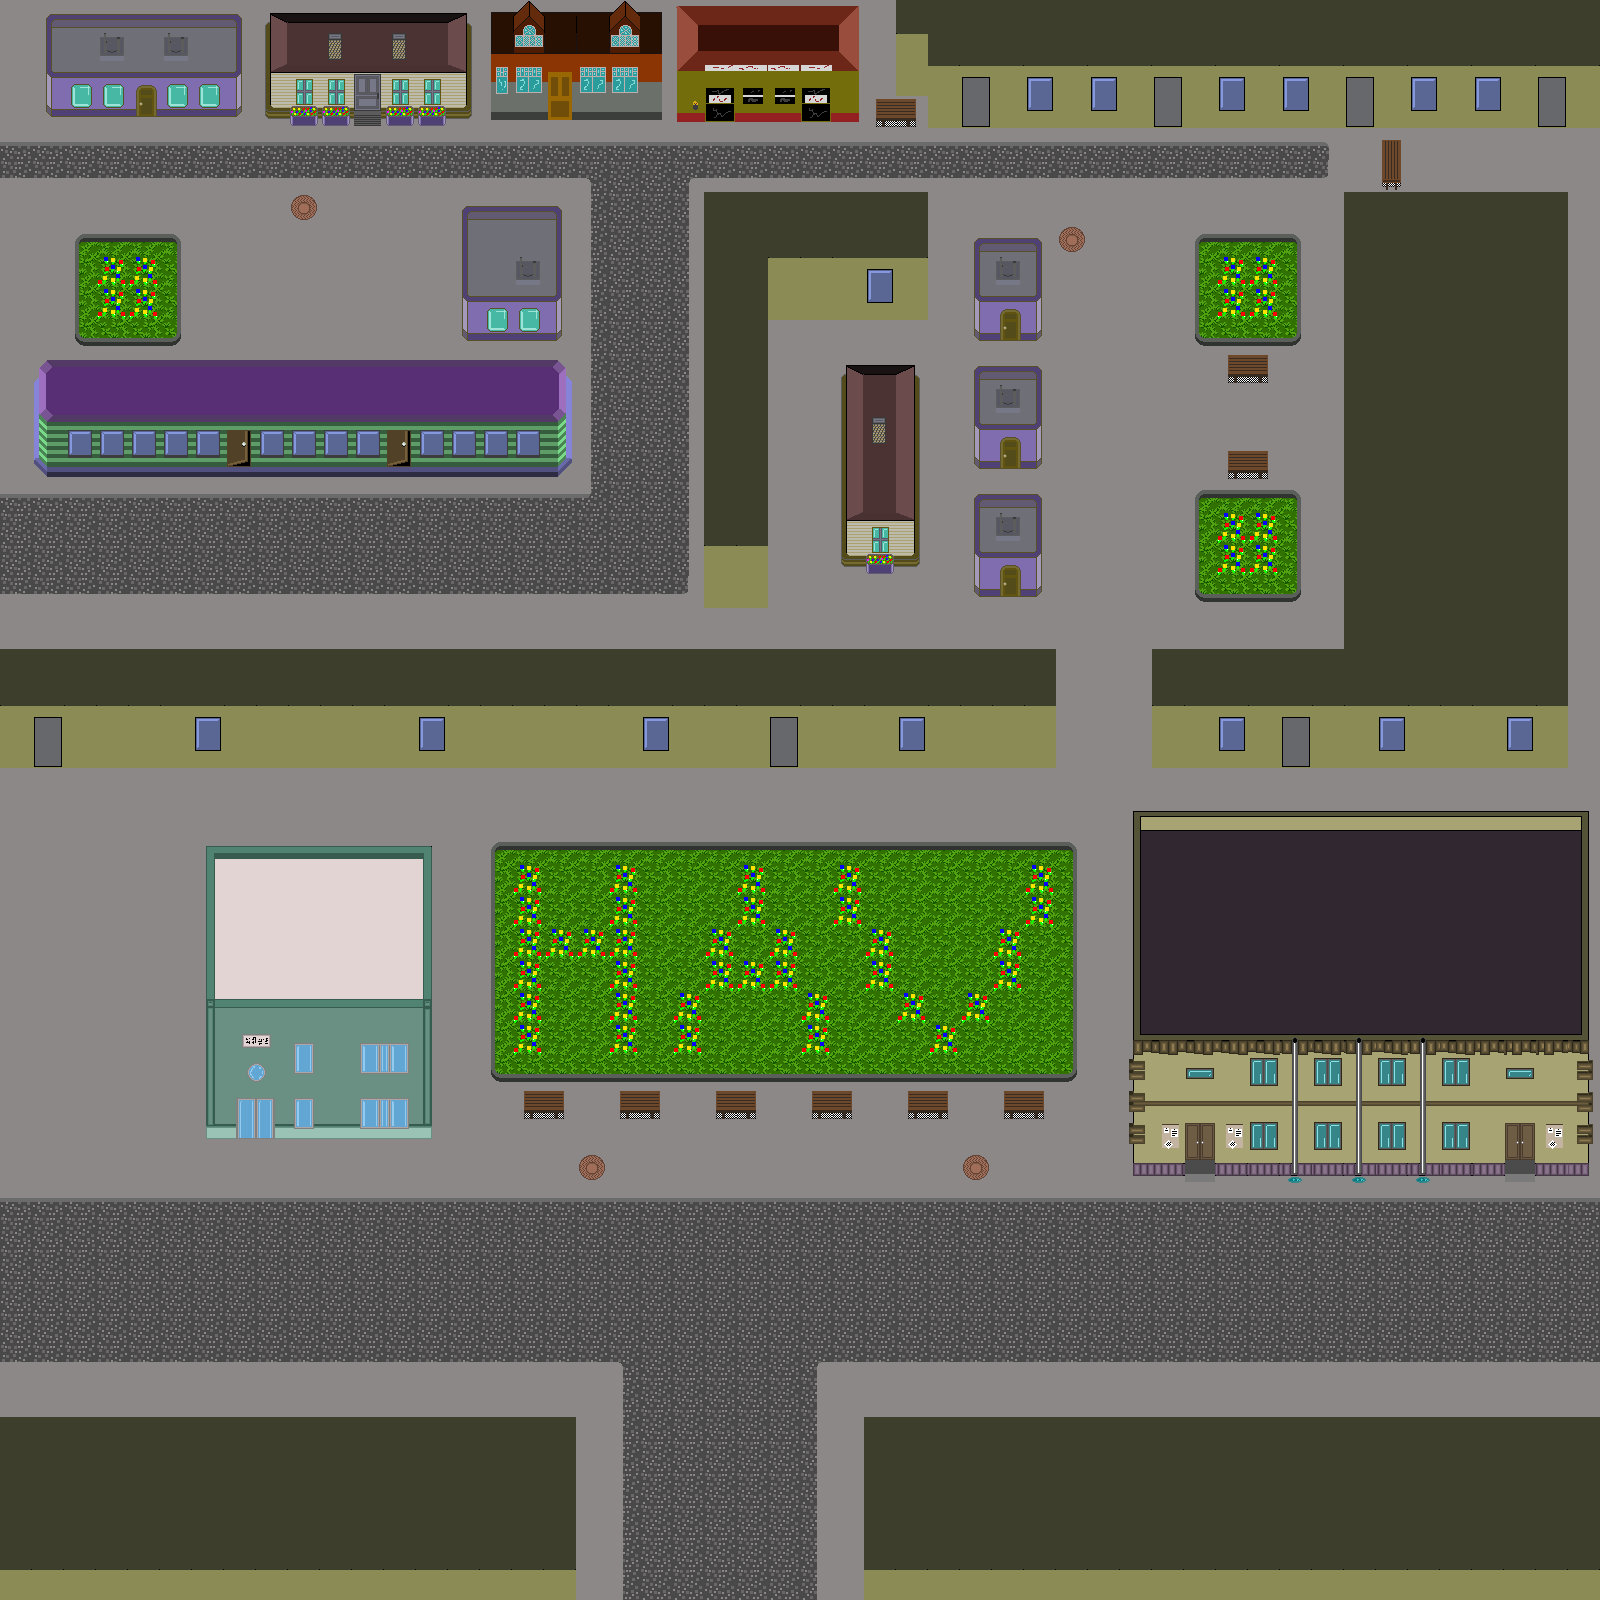

Rendered tile map (Tiled .tmx) drawn with the repository's tilesets; below, a short description and the map source with its tile grids summarised:
An orthogonal 50x50 tile map with 32x32 px tiles, 6 tile layers (floor, upper_floor, objects, animated_objects, ...), 3 tilesets.

<map version="1.0" orientation="orthogonal" renderorder="right-down" width="50" height="50" tilewidth="32" tileheight="32" nextobjectid="1">
 <tileset firstgid="1" name="city_floors" tilewidth="32" tileheight="32" tilecount="55" columns="5">
  <image source="../../images/stages/city_static/city_floors.png" width="160" height="352" />
 </tileset>
 <tileset firstgid="56" name="city_day_houses_small" tilewidth="32" tileheight="32" tilecount="96" columns="4">
  <image source="../../images/stages/city_static/city_day_houses_small.png" width="128" height="768" />
 </tileset>
 <tileset firstgid="152" name="city_day_houses_big" tilewidth="32" tileheight="32" tilecount="192" columns="8">
  <image source="../../images/stages/city_static/city_day_houses_big.png" width="256" height="768" />
 </tileset>
 <layer name="floor" width="50" height="50">
  <data>[2500 cells, 2500 non-empty, 2 distinct tile ids]</data>
 </layer>
 <layer name="upper_floor" width="50" height="50">
  <data>[2500 cells, 2134 non-empty, 21 distinct tile ids]</data>
 </layer>
 <layer name="objects" width="50" height="50">
  <data>[2500 cells, 27 non-empty, 5 distinct tile ids]</data>
 </layer>
 <layer name="animated_objects" width="50" height="50">
  <data>[2500 cells, 0 non-empty, 0 distinct tile ids]</data>
 </layer>
 <layer name="characters" width="50" height="50">
  <data>[2500 cells, 0 non-empty, 0 distinct tile ids]</data>
 </layer>
 <layer name="big_objects" width="50" height="50">
  <data>[2500 cells, 1163 non-empty, 187 distinct tile ids]</data>
 </layer>
</map>